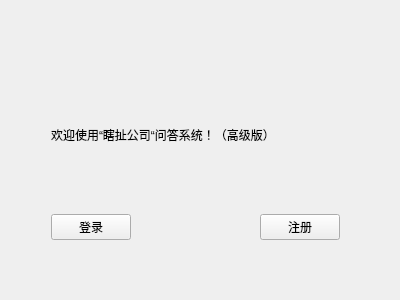
<?xml version="1.0" encoding="UTF-8"?>
<ui version="4.0">
 <class>MyWidget</class>
 <widget class="QWidget" name="MyWidget">
  <property name="geometry">
   <rect>
    <x>0</x>
    <y>0</y>
    <width>400</width>
    <height>300</height>
   </rect>
  </property>
  <property name="windowTitle">
   <string>MyWidget</string>
  </property>
  <widget class="QWidget" name="verticalLayoutWidget">
   <property name="geometry">
    <rect>
     <x>40</x>
     <y>50</y>
     <width>311</width>
     <height>201</height>
    </rect>
   </property>
   <layout class="QVBoxLayout" name="verticalLayout">
    <item>
     <widget class="QLabel" name="label">
      <property name="text">
       <string>欢迎使用“瞎扯公司“问答系统！（高级版）</string>
      </property>
     </widget>
    </item>
    <item>
     <layout class="QHBoxLayout" name="horizontalLayout">
      <item>
       <widget class="QPushButton" name="LoginButton">
        <property name="text">
         <string>登录</string>
        </property>
       </widget>
      </item>
      <item>
       <spacer name="horizontalSpacer">
        <property name="orientation">
         <enum>Qt::Horizontal</enum>
        </property>
        <property name="sizeHint" stdset="0">
         <size>
          <width>40</width>
          <height>20</height>
         </size>
        </property>
       </spacer>
      </item>
      <item>
       <spacer name="horizontalSpacer_2">
        <property name="orientation">
         <enum>Qt::Horizontal</enum>
        </property>
        <property name="sizeHint" stdset="0">
         <size>
          <width>40</width>
          <height>20</height>
         </size>
        </property>
       </spacer>
      </item>
      <item>
       <widget class="QPushButton" name="RegisterButton">
        <property name="text">
         <string>注册</string>
        </property>
       </widget>
      </item>
     </layout>
    </item>
   </layout>
  </widget>
 </widget>
 <layoutdefault spacing="6" margin="11"/>
 <resources/>
 <connections>
  <connection>
   <sender>RegisterButton</sender>
   <signal>clicked()</signal>
   <receiver>MyWidget</receiver>
   <slot>close()</slot>
   <hints>
    <hint type="sourcelabel">
     <x>80</x>
     <y>209</y>
    </hint>
    <hint type="destinationlabel">
     <x>203</x>
     <y>199</y>
    </hint>
   </hints>
  </connection>
 </connections>
</ui>
